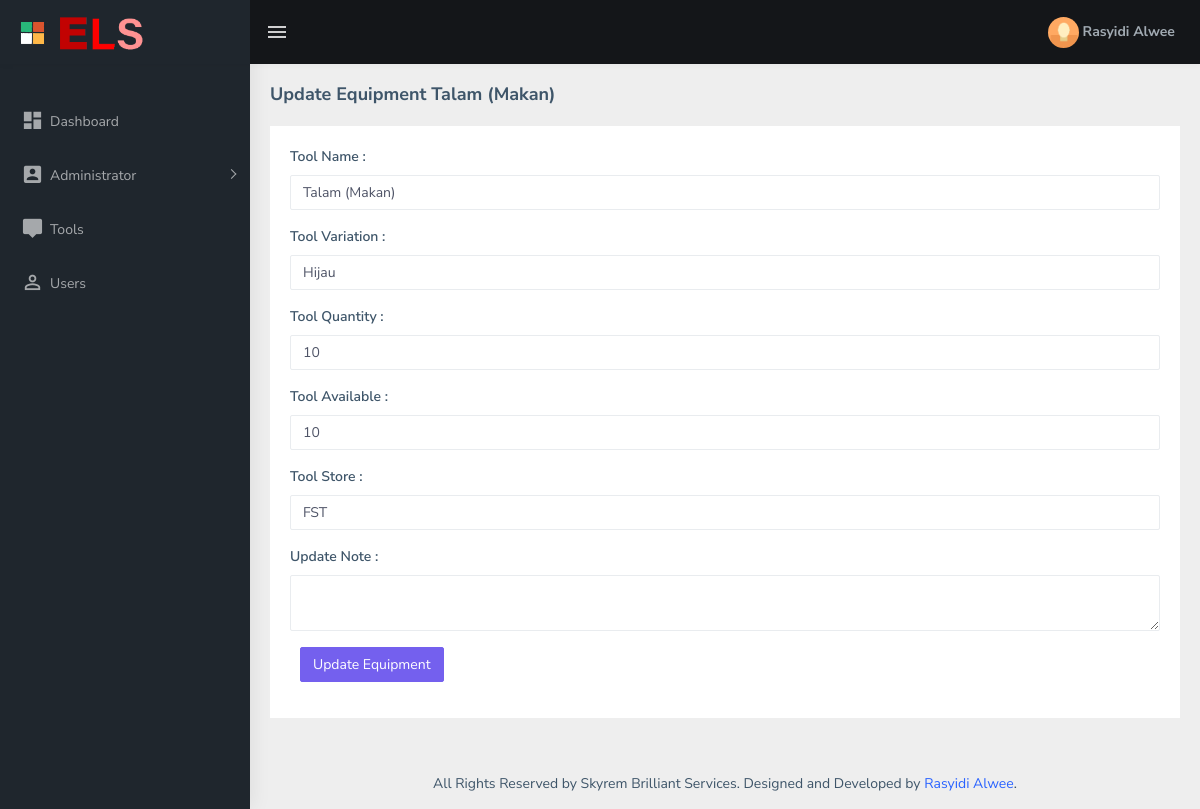
/updateEquipment.php?id=2 (signed in), run on the app's committed database.
### tables this page shows
CREATE TABLE `tools` (
  `tlID` int(11) NOT NULL,
  `tlName` varchar(100) NOT NULL,
  `tlVariation` varchar(50) NOT NULL,
  `tlQuantity` int(3) NOT NULL,
  `tlAvailable` int(3) NOT NULL,
  `tlLeft` int(11) NOT NULL,
  `tlStore` varchar(255) NOT NULL
);

### assets/session-handler.php (called while the page is built, shortened)
<?php
$userID = $_SESSION["userID"];
$getUserInfo = mysqli_query($conn,"SELECT admName,admEmail, admPhone, admDepartment FROM admins WHERE admID = '{$userID}' ");
$fetchUserInfo = mysqli_fetch_assoc($getUserInfo);
$userName = $fetchUserInfo["admName"];
?>

### updateEquipment.php (the view, shortened to what this page needs)
<?php
require_once("assets/connection.php");
require_once("assets/session-handler.php");
if(isset($_GET["id"])){
    $id = mysqli_real_escape_string($conn, $_GET["id"]);
    $getEquipment = mysqli_query($conn, "SELECT * FROM tools WHERE tlID = '{$id}' ");
    $fetchEquipment = mysqli_fetch_assoc($getEquipment);
}
?>
<!DOCTYPE html>
<html dir="ltr" lang="en">
<head>
    <link href="assets/libs/flot/css/float-chart.css" rel="stylesheet">
    <link href="assets/libs/datatables.net-bs4/css/dataTables.bootstrap4.css" rel="stylesheet">
    <link rel="stylesheet" type="text/css" href="assets/libs/select2/dist/css/select2.min.css">
    <link href="dist/css/style.min.css" rel="stylesheet">
</head>
<body>
    <div id="main-wrapper">
        <?php require_once("templates/topbar.php") ?>
        <?php require_once("templates/sidebar.php") ?>
        <div class="page-wrapper">
             <div class="page-breadcrumb">
                <div class="row">
                    <div class="col-12 d-flex no-block align-items-center">
                        <h4 class="page-title">Update Equipment <?= $fetchEquipment["tlName"] ?></h4>
                    </div>
                </div>
            </div>
            <div class="container-fluid">
                <div class="card">
                    <div class="card-body">
                        <form method="post">
                            <div class="form-group">
                                <div class="form-group">
                                    <label>Tool Name :</label>
                                    <input type="text" name="tlName" value="<?= $fetchEquipment["tlName"] ?>" class="form-control" placeholder="Equipment Name" />
                                </div>
                                <div class="form-group">
                                    <label>Tool Variation :</label>
                                    <input type="text" name="tlVariation" value="<?= $fetchEquipment["tlVariation"] ?>" class="form-control" placeholder="eg. Colour / Size" />
                                </div>
                                <div class="form-group">
                                    <label>Tool Quantity :</label>
                                    <input type="number" name="tlQuantity" value="<?= $fetchEquipment["tlQuantity"] ?>" class="form-control" placeholder="Total Quantity of Equipment" />
                                </div>
                                <div class="form-group">
                                    <label>Tool Available :</label>
                                    <input type="number" name="tlAvailable" value="<?= $fetchEquipment["tlAvailable"] ?>" class="form-control" placeholder="Total Quantity of Equipment" />
                                </div>
                                <div class="form-group">
                                    <label>Tool Store :</label>
                                    <input type="text" name="tlStore" value="<?= $fetchEquipment["tlStore"] ?>" class="form-control" placeholder="Store Location" />
                                </div>
                                <div class="form-group">
                                    <label>Update Note :</label>
                                    <textarea name="updateNote" class="form-control"></textarea>
                                </div>
                                <button class="btn btn-large btn-primary" style="margin-left: 10px;" name="btnUpdateTool">Update Equipment</button>
                            </div>
                        </form>
                    </div>
                </div>
            </div>
            <?php require_once("templates/footer.php") ?>
        </div>
    </div>
</body>
</html>

### templates/topbar.php (shortened to what this page needs)
<header class="topbar" data-navbarbg="skin5">
	<nav class="navbar top-navbar navbar-expand-md navbar-dark">
		<div class="navbar-header" data-logobg="skin5">
			<a class="navbar-brand" href="index.php">
				<b class="logo-icon p-l-10">
					<img src="assets/images/logo-icon.png" alt="homepage" class="light-logo" />
				</b>
				<span class="logo-text">
					 <img src="assets/images/logo-text.png" alt="homepage" class="light-logo" width="50%" />
				</span>
			</a>
		</div>
		<div class="navbar-collapse collapse" id="navbarSupportedContent" data-navbarbg="skin5">
			<ul class="navbar-nav float-left mr-auto">
				<li class="nav-item d-none d-md-block"><a class="nav-link sidebartoggler waves-effect waves-light" href="javascript:void(0)" data-sidebartype="mini-sidebar"><i class="mdi mdi-menu font-24"></i></a></li>
			</ul>
			<ul class="navbar-nav float-right">
				<li class="nav-item dropdown">
					<a class="nav-link dropdown-toggle text-muted waves-effect waves-dark pro-pic" href="" data-toggle="dropdown" aria-haspopup="true" aria-expanded="false"><img src="assets/images/users/1.jpg" alt="user" class="rounded-circle" width="31"> <b><?= $userName ?></b></a>
				</li>
			</ul>
		</div>
	</nav>
</header>

### data on the page
tools: tlName "Talam (Makan)", tlVariation "Hijau", tlQuantity "10", tlAvailable "10", tlStore "FST"

### other printed values
$userName "Rasyidi Alwee"
